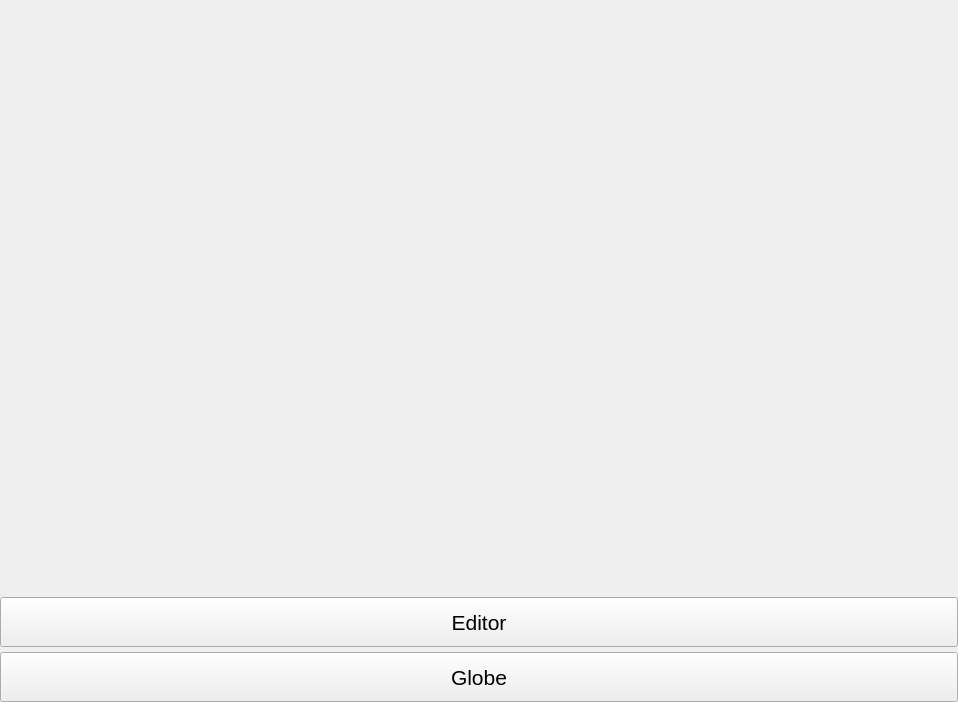
<?xml version="1.0" encoding="UTF-8"?>
<ui version="4.0">
 <class>MainWindow</class>
 <widget class="QMainWindow" name="MainWindow">
  <property name="geometry">
   <rect>
    <x>0</x>
    <y>0</y>
    <width>958</width>
    <height>702</height>
   </rect>
  </property>
  <property name="sizePolicy">
   <sizepolicy hsizetype="Fixed" vsizetype="Fixed">
    <horstretch>0</horstretch>
    <verstretch>0</verstretch>
   </sizepolicy>
  </property>
  <property name="windowTitle">
   <string>SGIS Welcome Page</string>
  </property>
  <widget class="QWidget" name="mCentralWidget">
   <layout class="QVBoxLayout" name="verticalLayout">
    <property name="spacing">
     <number>5</number>
    </property>
    <property name="leftMargin">
     <number>0</number>
    </property>
    <property name="topMargin">
     <number>0</number>
    </property>
    <property name="rightMargin">
     <number>0</number>
    </property>
    <property name="bottomMargin">
     <number>0</number>
    </property>
    <item>
     <widget class="QLabel" name="mLabelBanner">
      <property name="text">
       <string/>
      </property>
      <property name="pixmap">
       <pixmap resource="../../Resource/images.qrc">:/mainwnd/mainwnd/banner.png</pixmap>
      </property>
      <property name="scaledContents">
       <bool>false</bool>
      </property>
     </widget>
    </item>
    <item>
     <widget class="QPushButton" name="mButtonEditor">
      <property name="minimumSize">
       <size>
        <width>0</width>
        <height>50</height>
       </size>
      </property>
      <property name="maximumSize">
       <size>
        <width>16777215</width>
        <height>16777215</height>
       </size>
      </property>
      <property name="font">
       <font>
        <family>Microsoft Sans Serif</family>
        <pointsize>16</pointsize>
       </font>
      </property>
      <property name="text">
       <string>Editor</string>
      </property>
     </widget>
    </item>
    <item>
     <widget class="QPushButton" name="mButtonGlobe">
      <property name="minimumSize">
       <size>
        <width>0</width>
        <height>50</height>
       </size>
      </property>
      <property name="font">
       <font>
        <family>Microsoft Sans Serif</family>
        <pointsize>16</pointsize>
       </font>
      </property>
      <property name="text">
       <string>Globe</string>
      </property>
     </widget>
    </item>
   </layout>
  </widget>
 </widget>
 <resources>
  <include location="../../Resource/images.qrc"/>
 </resources>
 <connections/>
</ui>
